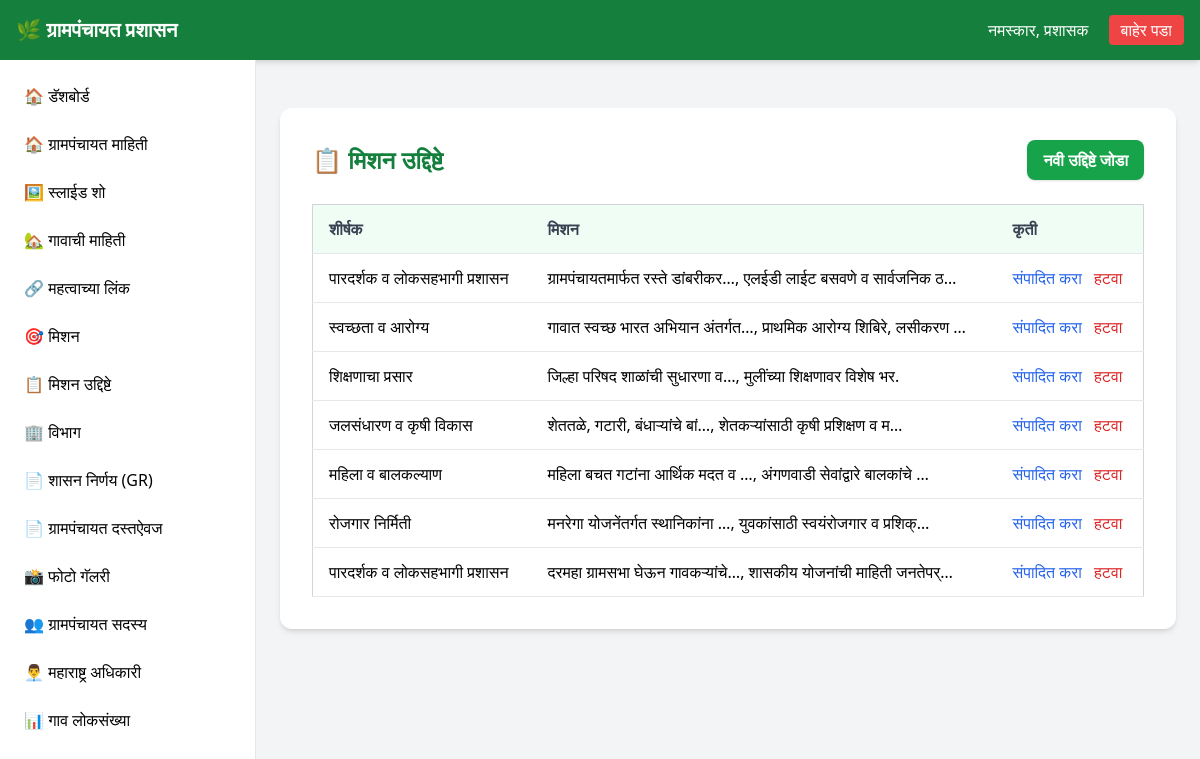
The app's page /dashboard/mission-objectives/ (signed in) with its own data.
### api/models.py (models this page shows, shortened)
class MissionObjectives(models.Model):
    heading = models.CharField(max_length=300, blank=True)
    missions = models.ManyToManyField(Mission, blank=True, related_name='objectives')

class Mission(models.Model):
    mission = models.TextField(blank=True)

### api/views.py (the view)
# urls.py: path('dashboard/mission-objectives/', views.mission_objectives_list, name='mission-objectives-list'),
@login_required(login_url='/admin/login/')
def mission_objectives_list(request):
    mission_objectives = MissionObjectives.objects.all()
    return render(request, 'dashboard/mission_objectives_list.html', {'mission_objectives': mission_objectives})

### api/templates/dashboard/mission_objectives_list.html (shortened to what this page needs)
{% extends 'dashboard/dashboard.html' %}
{% block content %}
<div class="max-w-6xl mx-auto bg-white p-8 mt-6 rounded-xl shadow-md">
    <div class="flex justify-between items-center mb-6">
        <h2 class="text-2xl font-bold text-green-700">
            📋 मिशन उद्दिष्टे
        </h2>
        <a href="{% url 'mission-objectives-create' %}" class="bg-green-600 hover:bg-green-700 text-white font-semibold px-4 py-2 rounded-lg shadow">
            नवी उद्दिष्टे जोडा
        </a>
    </div>
    {% if mission_objectives %}
        <div class="overflow-x-auto">
            <table class="min-w-full bg-white border border-gray-300">
                <thead class="bg-green-50">
                    <tr>
                        <th class="py-3 px-4 border-b text-left font-semibold text-gray-700">शीर्षक</th>
                        <th class="py-3 px-4 border-b text-left font-semibold text-gray-700">मिशन</th>
                        <th class="py-3 px-4 border-b text-left font-semibold text-gray-700">कृती</th>
                    </tr>
                </thead>
                <tbody>
                    {% for mission_objective in mission_objectives %}
                        <tr class="hover:bg-gray-50">
                            <td class="py-3 px-4 border-b">{{ mission_objective.heading }}</td>
                            <td class="py-3 px-4 border-b">
                                {% for mission in mission_objective.missions.all %}
                                    {{ mission.mission|truncatechars:30 }}{% if not forloop.last %}, {% endif %}
                                {% endfor %}
                            </td>
                            <td class="py-3 px-4 border-b">
                                <a href="{% url 'mission-objectives-update' mission_objective.pk %}" class="text-blue-600 hover:text-blue-800 mr-2">संपादित करा</a>
                                <a href="{% url 'mission-objectives-delete' mission_objective.pk %}" class="text-red-600 hover:text-red-800">हटवा</a>
                            </td>
                        </tr>
                    {% endfor %}
                </tbody>
            </table>
        </div>
    {% else %}
        <p class="text-gray-600 text-center py-8">कोणतीही मिशन उद्दिष्टे आढळली नाहीत. <a href="{% url 'mission-objectives-create' %}" class="text-green-600 hover:text-green-700">नवी जोडा</a>.</p>
    {% endif %}
</div>
{% endblock %}

### records on screen
MissionObjectives: heading "पारदर्शक व लोकसहभागी प्रशासन"
Mission: mission "ग्रामपंचायतमार्फत रस्ते डांबरीकर…"
Mission: mission "एलईडी लाईट बसवणे व सार्वजनिक ठ…"
MissionObjectives: heading "स्वच्छता व आरोग्य"
Mission: mission "गावात स्वच्छ भारत अभियान अंतर्गत…"
Mission: mission "प्राथमिक आरोग्य शिबिरे, लसीकरण …"
MissionObjectives: heading "शिक्षणाचा प्रसार"
Mission: mission "जिल्हा परिषद शाळांची सुधारणा व…"
Mission: mission "मुलींच्या शिक्षणावर विशेष भर."
MissionObjectives: heading "जलसंधारण व कृषी विकास"
Mission: mission "शेततळे, गटारी, बंधाऱ्यांचे बां…"
Mission: mission "शेतकऱ्यांसाठी कृषी प्रशिक्षण व म…"
MissionObjectives: heading "महिला व बालकल्याण"
Mission: mission "महिला बचत गटांना आर्थिक मदत व …"
Mission: mission "अंगणवाडी सेवांद्वारे बालकांचे …"
MissionObjectives: heading "रोजगार निर्मिती"
Mission: mission "मनरेगा योजनेंतर्गत स्थानिकांना …"
Mission: mission "युवकांसाठी स्वयंरोजगार व प्रशिक्…"
MissionObjectives: heading "पारदर्शक व लोकसहभागी प्रशासन"
Mission: mission "दरमहा ग्रामसभा घेऊन गावकऱ्यांचे…"
Mission: mission "शासकीय योजनांची माहिती जनतेपर्…"
